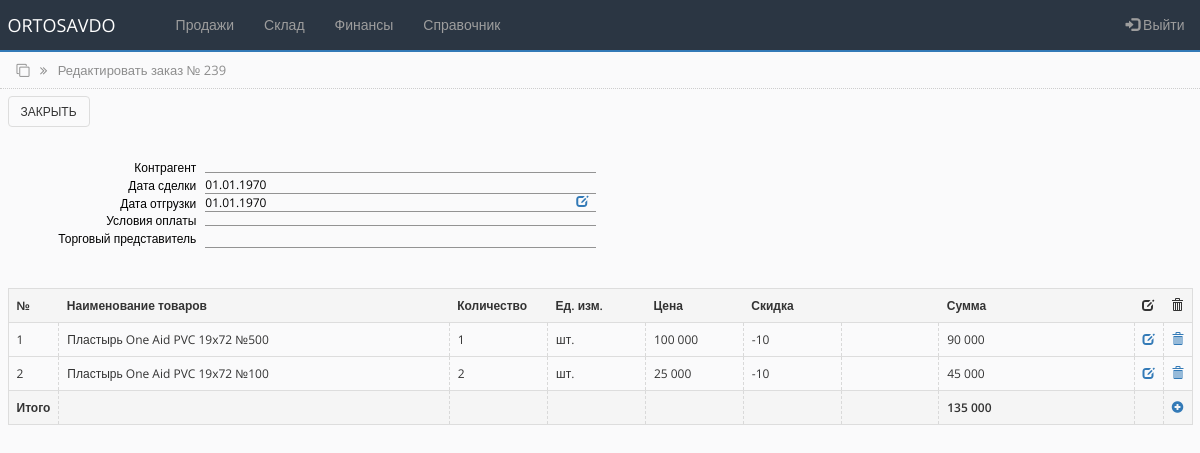
Page /edit_inside_order.php?id=239 (signed in) on the committed database.
### tables this page shows
CREATE TABLE `main_ord__item_tbl` (
  `id` int(50) NOT NULL,
  `order_id` int(50) NOT NULL,
  `prod_name` varchar(250) NOT NULL,
  `count_name` int(100) NOT NULL,
  `date_name` date NOT NULL,
  `price_name` varchar(250) NOT NULL,
  `sale_name` varchar(250) NOT NULL,
  `total_name` int(250) NOT NULL,
  `order_itm_sts` int(100) NOT NULL DEFAULT '0'
);

CREATE TABLE `products_tbl` (
  `id` int(100) NOT NULL,
  `name` varchar(250) NOT NULL,
  `unit` varchar(250) NOT NULL,
  `sts` int(10) NOT NULL DEFAULT '1'
);

### bot_lib.php (called while the page is built, shortened)
<?php
function get_contractor($connect, $contractor_id){
	$query = "SELECT * FROM counterparties_tbl WHERE id='$contractor_id'";
	$result = mysqli_query($connect, $query);
	$contractor = mysqli_fetch_assoc($result);
	return $contractor;
}
function get_prod_name($connect, $prod_id){
	$query = "SELECT * FROM products_tbl WHERE id='$prod_id'";
	$result = mysqli_query($connect, $query);
	$prod_name = mysqli_fetch_assoc($result);
	return $prod_name;
}
function get_sum_id_main($connect, $orid){
	$query = "SELECT SUM(total_name) FROM main_ord__item_tbl WHERE order_id='$orid'";
	$result = mysqli_query($connect, $query);
	$sum_data = mysqli_fetch_assoc($result);
	return $sum_data['SUM(total_name)'];
}
?>

### edit_inside_order.php (the view, shortened to what this page needs)
<?php
include('settings.php');
include('bot_lib.php');
if (isset($_GET['id'])) {
    $id = $_GET['id'];
    $payment_type = $_GET['payment_type'];
    $sale_agent = $_GET['sale_agent'];
    $contractor = $_GET['contractor'];
    $ord_date = $_GET['date'];
    $ord_deliver_date = $_GET['del_date'];
    $sum = get_sum_id_main($connect, $id);
}
$query = "SELECT * FROM main_ord__item_tbl WHERE order_id='$id'";
$rs_result = mysqli_query ($connect, $query);
?>
<!DOCTYPE html>
<html lang="en">
<head>
    <link rel="stylesheet" href="https://maxcdn.bootstrapcdn.com/bootstrap/3.4.1/css/bootstrap.min.css">
    <link rel="stylesheet" href="https://cdnjs.cloudflare.com/ajax/libs/font-awesome/4.7.0/css/font-awesome.min.css">
    <link rel="stylesheet" href="css/bootstrap-grid.min.css">
    <link rel="stylesheet" href="css/style.css">
</head>
<body>
<?php include 'partSite/nav.php'; ?>
<div class="page_name">
    <div class="container-fluid">
        <i class="fa fa-clone" aria-hidden="true"></i>
        <i class="fa fa-angle-double-right right_cus"></i>
        <span class="right_cus">Редактировать заказ № <?php echo $id; ?></span>
    </div>
</div>
<div class="toolbar">
        <div class="container-fluid">
            <a href="order.php"><button type="button" class="btn btn-custom">Закрыть</button></a>
        </div>
</div>
<div class="container-fluid">
    <div class="card_head">
        <div class="card_head__wrapper">
            <div class="row">
                <div class="col-sm-4">
                Контрагент
                </div>
                <div class="col-sm-8">
                <?php $contractor_n = get_contractor($connect, $contractor);?><?php echo $contractor_n["name"]; ?>
                </div>
            </div>
            <div class="row">
                <div class="col-sm-4">
                Дата сделки
                </div>
                <div class="col-sm-8">
                    <?php echo $ord_date = date("d.m.Y", strtotime($ord_date)); ?>
                </div>
            </div>
            <div class="row">
                    <div class="col-sm-4">
                    Дата отгрузки
                    </div>
                    <div class="col-sm-8">
                        <?php echo date("d.m.Y", strtotime($ord_deliver_date)); ?>
                       <a href="edit_inside_action.php?id=<?php echo $id; ?>&&payment_type=<?php echo $payment_type; ?>&&sale_agent=<?php echo $sale_agent; ?>&&contractor=<?php echo $contractor; ?>&&date=<?php echo $ord_date; ?>&&del_date=<?php echo $ord_deliver_date; ?>&&orid=<?php echo $id; ?>&&pi=<?php echo $row["id"]; ?>&&pn=<?php echo $row["prod_name"]; ?>&&cn=<?php echo $row["count_name"]; ?>&&dn=<?php echo $row["date_name"]; ?>&&prn=<?php echo $row["price_name"]; ?>&&sn=<?php echo $row["sale_name"]; ?>&&st=<?php echo $row["sale_type"]; ?>&&tn=<?php echo $row["total_name"]; ?>&&ed=<?php echo 'ok'; ?>"><span style='float:right;' class="glyphicon glyphicon-edit"></span></a>
                    </div>
            </div>
            <div class="row">
                <div class="col-sm-4">
                Условия оплаты
                </div>
                <div class="col-sm-8">
                </div>
            </div>
            <div class="row">
                <div class="col-sm-4">
                Торговый представитель
                </div>
                <div class="col-sm-8">
                </div>
            </div>
        </div>
    </div>
</div>
<div class="prod_list">
    <div class="container-fluid">
        <table class="table table-hover">
            <thead>
                <tr class="w600">
                    <td>№</td>
                    <td>Наименование товаров</td>
                    <td>Количество</td>
                    <td>Ед. изм.</td>
                    <td>Цена</td>
                    <td>Скидка</td>
                    <td></td>
                    <td>Сумма</td>
                    <td><span class="glyphicon glyphicon-edit"></span></td>
                    <td><span class="glyphicon glyphicon-trash"></span></td>
                </tr>
            </thead>
            <tbody>
                <?php
                    $n = 0;
                    while ($row = mysqli_fetch_array($rs_result)) {
                    $n++;
                    $name = get_prod_name($connect, $row["prod_name"]);
                    $query = "SELECT * FROM products_tbl WHERE name='$name[name]'";
                    $unit_result = mysqli_query ($connect, $query);
                    $unit_name = mysqli_fetch_assoc($unit_result);
                    $unit_name =  $unit_name['unit'];
                ?>
                <tr>
                    <td class="col-sm">
                        <span><?php echo $n; ?></span>
                    </td>
                    <td class="col-sm-4" >
                        <span><?php echo $name['name']; ?></span>
                    </td>
                    <td class="col-sm-1">
                        <span><?php echo number_format($row['count_name'], 0, ',', ' '); ?></span>
                    </td>
                    <td class="col-sm-1">
                        <span><?php echo $unit_name; ?></span>
                    </td>
                    <td class="col-sm-1">
                        <span><?php echo number_format($row['price_name'], 0, ',', ' '); ?></span>
                    </td>
                    <td class="col-sm-1">
                        <span><?php echo $row["sale_name"]; ?></span>
                    </td>
                    <td class="col-sm-1">
                    </td>
                    <td class="col-sm-2">
                        <span><?php echo number_format($row['total_name'], 0, ',', ' '); ?></span>
                    </td>
                    <td class="col-sm">
                       <a href="edit_inside_action.php?id=<?php echo $id; ?>&&payment_type=<?php echo $payment_type; ?>&&sale_agent=<?php echo $sale_agent; ?>&&contractor=<?php echo $contractor; ?>&&date=<?php echo $ord_date; ?>&&del_date=<?php echo $ord_deliver_date; ?>&&orid=<?php echo $id; ?>&&pi=<?php echo $row["id"]; ?>&&pn=<?php echo $row["prod_name"]; ?>&&cn=<?php echo $row["count_name"]; ?>&&dn=<?php echo $row["date_name"]; ?>&&prn=<?php echo $row["price_name"]; ?>&&sn=<?php echo $row["sale_name"]; ?>&&st=<?php echo $row["sale_type"]; ?>&&tn=<?php echo $row["total_name"]; ?>"><span class="glyphicon glyphicon-edit"></span></a>
                    </td>
                    <td class="col-sm">
                       <a onclick="return confirm('Удалить?')" href="edit_inside_action.php?id=<?php echo $id; ?>&&payment_type=<?php echo $payment_type; ?>&&sale_agent=<?php echo $sale_agent; ?>&&contractor=<?php echo $contractor; ?>&&date=<?php echo $ord_date; ?>&&del_date=<?php echo $ord_deliver_date; ?>&&orid=<?php echo $id; ?>&&pi=<?php echo $row["id"]; ?>&&pn=<?php echo $row["prod_name"]; ?>&&cn=<?php echo $row["count_name"]; ?>&&dn=<?php echo $row["date_name"]; ?>&&prn=<?php echo $row["price_name"]; ?>&&sn=<?php echo $row["sale_name"]; ?>&&tn=<?php echo $row["total_name"]; ?>&&del=ok"><span class="glyphicon glyphicon-trash"></span></a>
                    </td>
                </tr>
                <?php
                    };
                ?>
                <tr>
                    <td class="w600"><span style="float:left;">Итого</span></td>
                    <td></td>
                    <td></td>
                    <td></td>
                    <td></td>
                    <td></td>
                    <td></td>
                    <td class="w600"><?php echo number_format($sum, 0, ',', ' '); ?></td>
                    <td></td>
                    <td>
                        <a href="edit_inside_action_add.php?id=<?php echo $id; ?>&&payment_type=<?php echo $payment_type; ?>&&sale_agent=<?php echo $sale_agent; ?>&&contractor=<?php echo $contractor; ?>&&date=<?php echo $ord_date; ?>&&del_date=<?php echo $ord_deliver_date; ?>&&orid=<?php echo $id; ?>&&pi=<?php echo $row["id"]; ?>&&pn=<?php echo $row["prod_name"]; ?>&&cn=<?php echo $row["count_name"]; ?>&&dn=<?php echo $row["date_name"]; ?>&&prn=<?php echo $row["price_name"]; ?>&&sn=<?php echo $row["sale_name"]; ?>&&st=<?php echo $row["sale_type"]; ?>&&tn=<?php echo $row["total_name"]; ?>"><span class="glyphicon glyphicon-plus-sign"></span></a>
                    </td>
                </tr>
            </tbody>
        </table>
    </div>
</div>
</body>
</html>

### css/style.css (style rules this page uses)
* { box-sizing: border-box; margin: 0; padding: 0; transition: all 0.01s; }
body { background-color: #FAFAFB; font-family: "Open Sans", sans-serif; font-size: 12px; }
.page_name { width: 100%; height: 37px; padding: 9px; margin-top: -20px; border-bottom: 1px dotted #CDCDCD; color: #8d8d8d; font-size: 13px; }
.right_cus { margin-left: 7px; }
.toolbar { width: 100%; height: 46px; margin: 0; padding: 5px 0; }
.toolbar .btn { text-transform: uppercase; font-size: 12px; }
.table { border-collapse: collapse; border: 1px solid #dddddd; margin-bottom: 0px; padding-top: 10px; }
table > tbody > tr > td { vertical-align: middle; border-left: 0.00001px dashed #d9d9d9; height: 80%; }
.prod_list { margin-top: 30px; }
.prod_list table > thead { background-color: whitesmoke; }
.prod_list table > tbody > tr:last-child { background-color: whitesmoke; }
.card_head { font-size: 12px; color: #8d8d8d; justify-content: space-between; padding: 10px; margin-top: 14px; }
.card_head .row { align-items: center; }
.card_head__wrapper { color: #000; width: 49%; }
.card_head__wrapper .row div { min-height: 10px; }
.card_head__wrapper .row div:nth-child(1) { text-align: right; padding-right: 9px; }
.card_head__wrapper .row div:nth-child(2) { border-bottom: 1px solid #939393; color: #000; padding-left: 0px; }
.w600 { font-weight: 600; }
.btn-custom { border: 1px solid #dddddd; background-color: #fafafb; font-size: 11px; margin: 2px 0px; color: #333333; }

### rows in the picture
main_ord__item_tbl: products_tbl.name "Пластырь One Aid PVC 19x72 №500", count_name "1", products_tbl.unit "шт.", price_name "100 000", sale_name "-10", total_name "90 000"
main_ord__item_tbl: products_tbl.name "Пластырь One Aid PVC 19x72 №100", count_name "2", products_tbl.unit "шт.", price_name "25 000", sale_name "-10", total_name "45 000"

### other values in the picture
$id "239"
$ord_date = date("d.m.Y", strtotime($ord_date)) "01.01.1970"
date("d.m.Y", strtotime($ord_deliver_date)) "01.01.1970"
$sum "135 000"
